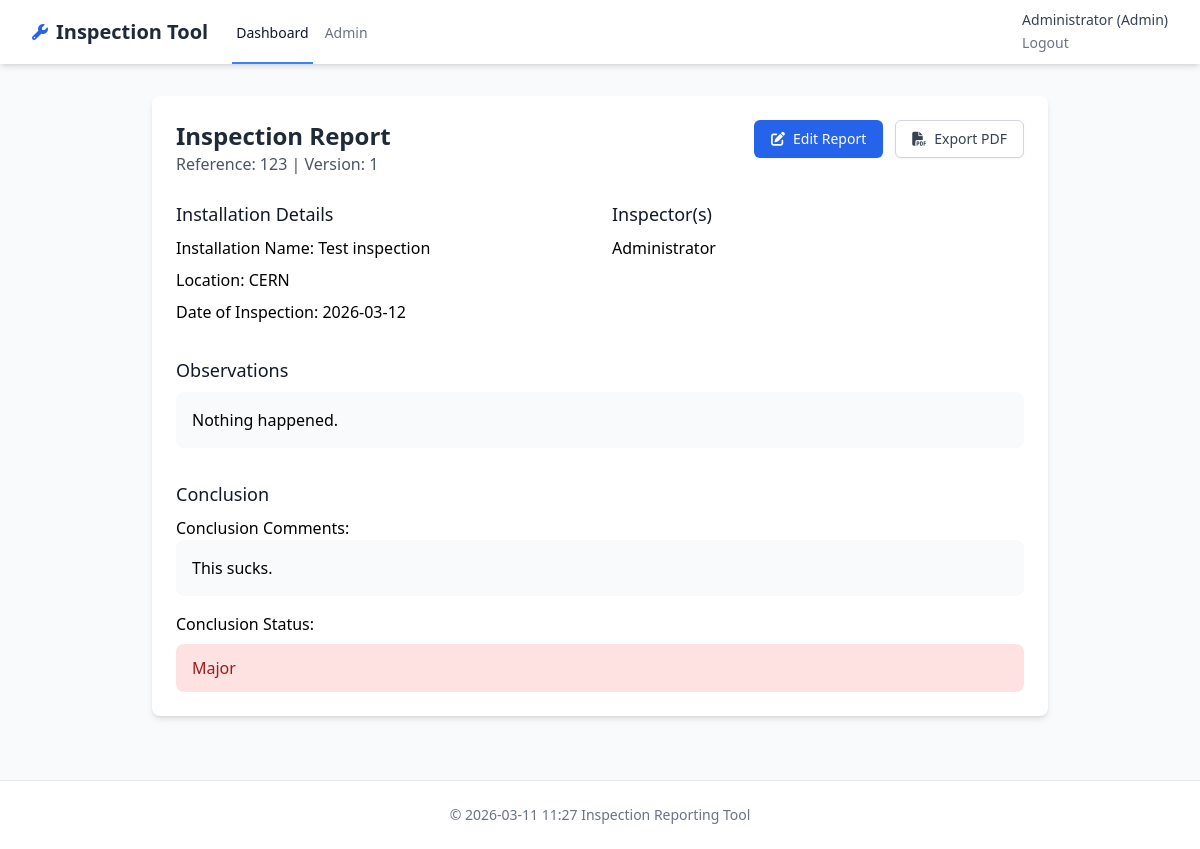
/inspection/2 (signed in), run on the app's committed database.
### app/models.py (models this page shows, shortened)
class User(UserMixin, db.Model):
    id = db.Column(db.Integer, primary_key=True)
    username = db.Column(db.String(80), unique=True, nullable=False)
    full_name = db.Column(db.String(120), nullable=False)
    email = db.Column(db.String(120), unique=True, nullable=False)
    password_hash = db.Column(db.String(120), nullable=False)
    is_admin = db.Column(db.Boolean, default=False)
    created_at = db.Column(db.DateTime, default=datetime.utcnow)

class Inspection(db.Model):
    id = db.Column(db.Integer, primary_key=True)
    installation_name = db.Column(db.String(200), nullable=False)
    location = db.Column(db.String(200), nullable=False)
    inspection_date = db.Column(db.Date, nullable=False)
    version = db.Column(db.Integer, nullable=False, default=1)
    reference_number = db.Column(db.Integer, nullable=False)
    observations = db.Column(db.Text)
    conclusion_text = db.Column(db.Text)
    conclusion_status = db.Column(db.Enum('ok', 'minor', 'major'), nullable=False)
    created_by_id = db.Column(db.Integer, db.ForeignKey('user.id'), nullable=False)
    created_at = db.Column(db.DateTime, default=datetime.utcnow)
    updated_at = db.Column(db.DateTime, default=datetime.utcnow, onupdate=datetime.utcnow)
    created_by = db.relationship('User', backref=db.backref('inspections', lazy=True))
    inspectors = db.relationship('InspectionInspector', backref='inspection', lazy=True)
    photos = db.relationship('Photo', backref='inspection', lazy=True)

class InspectionInspector(db.Model):
    id = db.Column(db.Integer, primary_key=True)
    inspection_id = db.Column(db.Integer, db.ForeignKey('inspection.id'), nullable=False)
    user_id = db.Column(db.Integer, db.ForeignKey('user.id'), nullable=True)
    free_text_name = db.Column(db.String(120), nullable=True)
    user = db.relationship('User')

### app/routes/inspections.py (the view)
@inspections_bp.route('/inspection/<int:id>')
@login_required
def inspection_view(id):
    inspection = Inspection.query.get_or_404(id)
    if not (current_user.is_admin or inspection.created_by_id == current_user.id):
        flash('You do not have permission to view this inspection.', 'error')
        return redirect(url_for('inspections.dashboard'))
    return render_template('inspection_view.html', inspection=inspection)

### app/__init__.py (called while the page is built)
@login_manager.user_loader
def load_user(user_id):
    return User.query.get(int(user_id))

def get_logo_filename():
    try:
        logo_config = ConfigModel.query.filter_by(key='logo_filename').first()
        return logo_config.value if logo_config else None
    except:
        return None

### app/templates/inspection_view.html (shortened to what this page needs)
{% extends "base.html" %}
{% block content %}
<div class="max-w-4xl mx-auto bg-white p-6 rounded-lg shadow-md">
    <div class="flex justify-between items-start mb-6">
        <div>
            <h1 class="text-2xl font-bold text-gray-800">Inspection Report</h1>
            <p class="text-gray-600">Reference: {{ inspection.reference_number }} | Version: {{ inspection.version }}</p>
        </div>
        <div class="flex space-x-3">
            <a href="{{ url_for('inspections.inspection_edit', id=inspection.id) }}" class="inline-flex items-center px-4 py-2 border border-transparent text-sm font-medium rounded-md shadow-sm text-white bg-blue-600 hover:bg-blue-700 focus:outline-none focus:ring-2 focus:ring-offset-2 focus:ring-blue-500">
                <i class="fas fa-edit mr-2"></i> Edit Report
            </a>
            <a href="{{ url_for('export.export_pdf', id=inspection.id) }}" class="inline-flex items-center px-4 py-2 border border-gray-300 text-sm font-medium rounded-md shadow-sm text-gray-700 bg-white hover:bg-gray-50 focus:outline-none focus:ring-2 focus:ring-offset-2 focus:ring-blue-500">
                <i class="fas fa-file-pdf mr-2"></i> Export PDF
            </a>
        </div>
    </div>
    <div class="grid grid-cols-1 md:grid-cols-2 gap-6 mb-8">
        <div>
            <h3 class="text-lg font-medium text-gray-900 mb-2">Installation Details</h3>
            <div class="space-y-2">
                <p><span class="font-medium">Installation Name:</span> {{ inspection.installation_name }}</p>
                <p><span class="font-medium">Location:</span> {{ inspection.location }}</p>
                <p><span class="font-medium">Date of Inspection:</span> {{ inspection.inspection_date.strftime('%Y-%m-%d') }}</p>
            </div>
        </div>
        <div>
            <h3 class="text-lg font-medium text-gray-900 mb-2">Inspector(s)</h3>
            <div class="space-y-2">
                {% for inspector in inspection.inspectors %}
                <p>{{ inspector.free_text_name or inspector.user.full_name }}</p>
                {% endfor %}
            </div>
        </div>
    </div>
    <div class="mb-8">
        <h3 class="text-lg font-medium text-gray-900 mb-2">Observations</h3>
        <div class="bg-gray-50 p-4 rounded-lg">
            {{ inspection.observations or "No observations recorded." }}
        </div>
    </div>
    <div>
        <h3 class="text-lg font-medium text-gray-900 mb-2">Conclusion</h3>
        <div class="space-y-4">
            <div>
                <p><span class="font-medium">Conclusion Comments:</span></p>
                <div class="bg-gray-50 p-4 rounded-lg">
                    {{ inspection.conclusion_text or "No conclusion comments recorded." }}
                </div>
            </div>
            <div>
                <p><span class="font-medium">Conclusion Status:</span></p>
                <div class="mt-2 px-4 py-3 rounded-lg
                    {% if inspection.conclusion_status == 'ok' %}bg-green-100 text-green-800
                    {% elif inspection.conclusion_status == 'minor' %}bg-yellow-100 text-yellow-800
                    {% else %}bg-red-100 text-red-800{% endif %}">
                    {{ inspection.conclusion_status.replace('_', ' ') | title }}
                </div>
            </div>
        </div>
    </div>
</div>
{% endblock %}

### app/templates/base.html (shortened to what this page needs)
<!DOCTYPE html>
<html lang="en">
<head>
    <script src="https://cdn.tailwindcss.com"></script>
    <link rel="stylesheet" href="https://cdnjs.cloudflare.com/ajax/libs/font-awesome/6.4.0/css/all.min.css">
</head>
<body class="bg-gray-50 min-h-screen">
    <nav class="bg-white shadow-md">
        <div class="max-w-7xl mx-auto px-4 sm:px-6 lg:px-8">
            <div class="flex justify-between h-16">
                <div class="flex">
                    <div class="flex-shrink-0 flex items-center">
                        <i class="fas fa-wrench text-blue-600 mr-2"></i>
                        <span class="text-xl font-bold text-gray-800">Inspection Tool</span>
                    </div>
                    {% if current_user.is_authenticated %}
                    <div class="ml-6 flex space-x-2">
                        <a href="{{ url_for('inspections.dashboard') }}" class="inline-flex items-center px-1 pt-1 border-b-2 border-blue-500 text-sm font-medium text-gray-900">
                            Dashboard
                        </a>
                        {% if current_user.is_admin %}
                        <a href="{{ url_for('admin.users') }}" class="inline-flex items-center px-1 pt-1 border-b-2 border-transparent hover:border-gray-300 text-sm font-medium text-gray-500 hover:text-gray-700">
                            Admin
                        </a>
                        {% endif %}
                    </div>
                    {% endif %}
                </div>
                {% if current_user.is_authenticated %}
                <div class="flex items-center">
                    <div class="ml-3 relative">
                        <div class="text-sm text-gray-700">
                            <span class="font-medium">{{ current_user.full_name }}</span>
                            {% if current_user.is_admin %} (Admin) {% endif %}
                        </div>
                        <a href="{{ url_for('auth.logout') }}" class="text-sm text-gray-500 hover:text-gray-700">Logout</a>
                    </div>
                </div>
                {% endif %}
            </div>
        </div>
    </nav>
    <main class="max-w-7xl mx-auto px-4 sm:px-6 lg:px-8 py-8">
        {% block content %}{% endblock %}
    </main>
    <footer class="bg-white border-t mt-8">
        <div class="max-w-7xl mx-auto px-4 sm:px-6 lg:px-8 py-6">
            <p class="text-center text-sm text-gray-500">© {{ moment().format('YYYY') }} Inspection Reporting Tool</p>
        </div>
    </footer>
</body>
</html>

### data on the page
User: full_name "Administrator"
Inspection: reference_number "123", version "1", installation_name "Test inspection", location "CERN", inspection_date "2026-03-12", observations "Nothing happened.", conclusion_text "This sucks.", conclusion_status.replace "Major"
InspectionInspector: free_text_name.full_name "Administrator"

### other printed values
{{ moment().format('YYYY') }} "2026-03-11 11:27"
